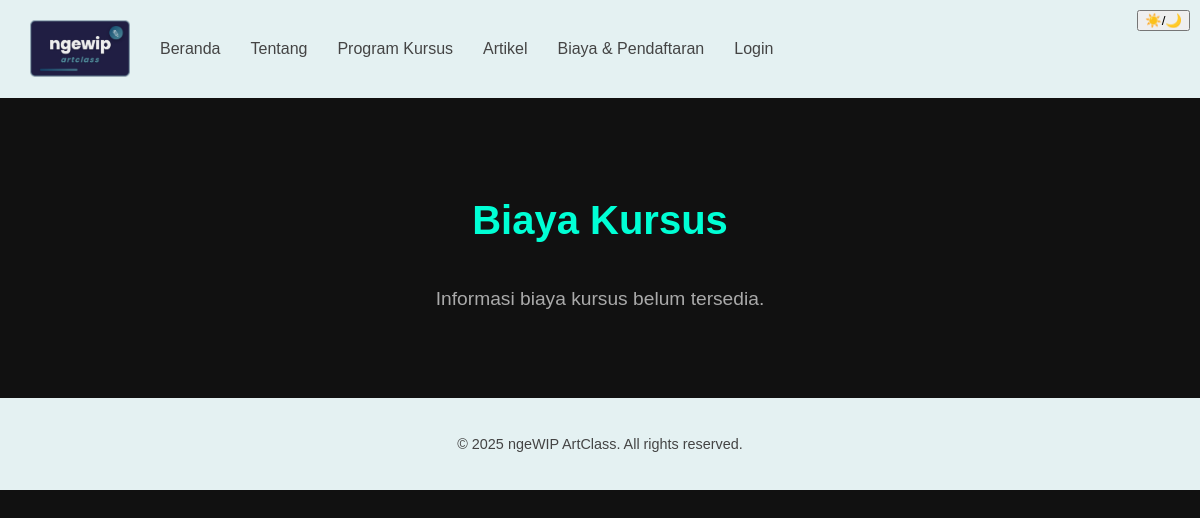
/ngewipArtClass_v2/NGEWIPEA/pages/biaya.php, run on an earlier commit of the app's database.
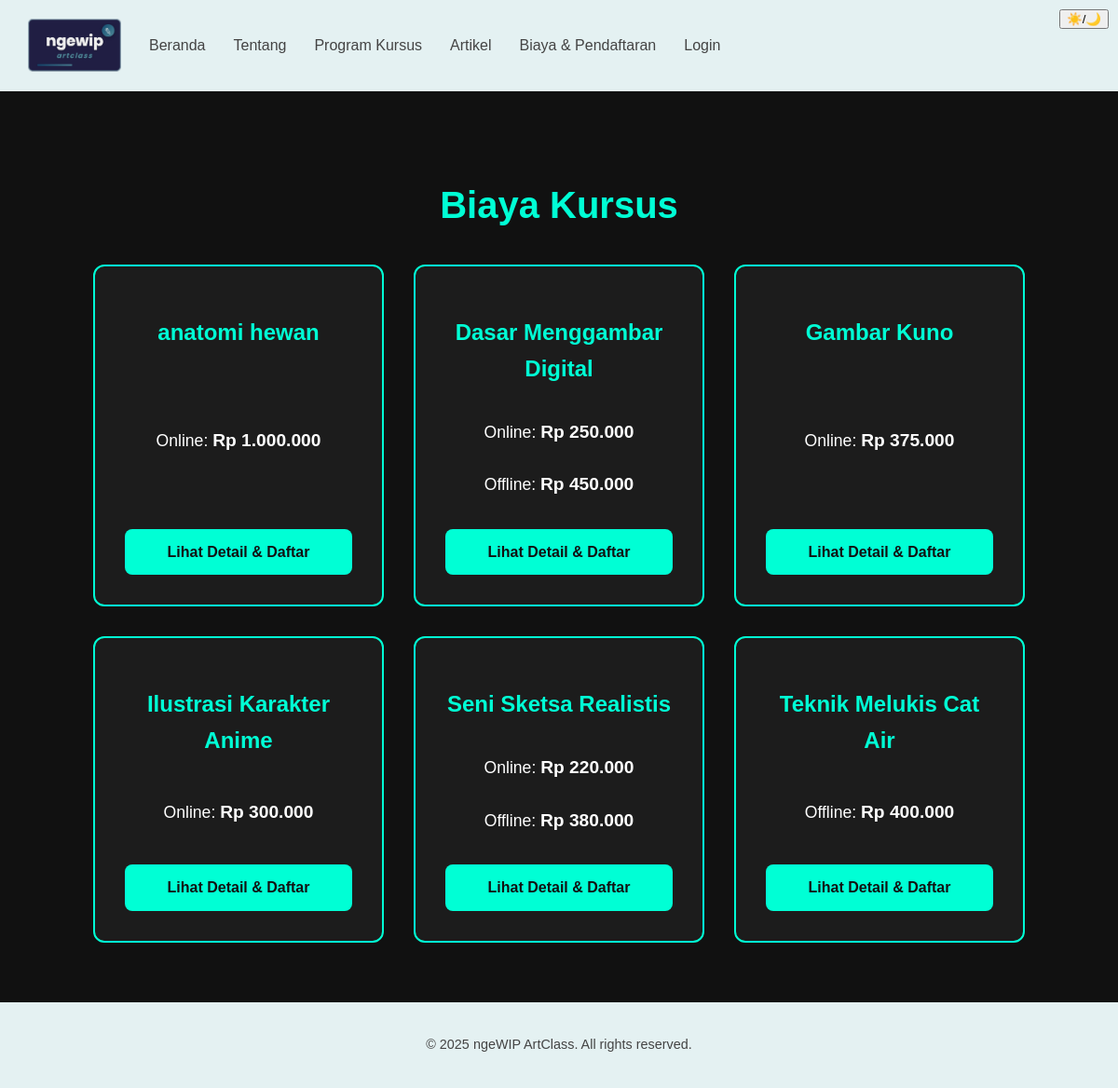
And on a later commit of the database.
### tables this page shows
CREATE TABLE `kelas_seni` (
  `id_kelas` varchar(10) NOT NULL,
  `nama_kelas` varchar(100) NOT NULL,
  `deskripsi_singkat` text DEFAULT NULL,
  `deskripsi_lengkap` text DEFAULT NULL,
  `path_gambar` varchar(255) DEFAULT 'assets/images/kursus/default.png',
  `harga_online` decimal(10,2) DEFAULT NULL,
  `harga_offline` decimal(10,2) DEFAULT NULL,
  `tipe_kelas_tersedia` set('Online','Offline') DEFAULT NULL,
  `id_mentor` varchar(5) DEFAULT NULL
);

### ngewipArtClass_v2/NGEWIPEA/pages/biaya.php (the view, shortened to what this page needs)
<?php
include '../database/db.php';
$query_biaya_kursus = "SELECT id_kelas, nama_kelas, harga_online, harga_offline, tipe_kelas_tersedia
                       FROM kelas_seni
                       WHERE harga_online IS NOT NULL OR harga_offline IS NOT NULL
                       ORDER BY nama_kelas ASC";
$hasil_biaya_kursus = mysqli_query($conn, $query_biaya_kursus);
$daftar_biaya = [];
if ($hasil_biaya_kursus && mysqli_num_rows($hasil_biaya_kursus) > 0) {
    while ($row = mysqli_fetch_assoc($hasil_biaya_kursus)) {
        $daftar_biaya[] = $row;
    }
}
?>
<!DOCTYPE html>
<html lang="id">
<head>
  <link rel="stylesheet" href="../assets/css/style.css">
</head>
<body>
  <button id="modeToggle" style="position: fixed; top: 10px; right: 10px; z-index: 200;">☀️/🌙</button>
  <nav class="navbar">
    <img src="../assets/images/logo.png" alt="Logo" class="logo">
    <ul class="nav-links">
      <li><a href="../guest/index.php">Beranda</a></li> <li><a href="tentang.html">Tentang</a></li> <li><a href="program.php">Program Kursus</a></li>
      <li><a href="artikel.html">Artikel</a></li> <li><a href="biaya.php" class="active">Biaya & Pendaftaran</a></li>
      <?php if (isset($_SESSION['user_id'])): ?>
            <?php
                $dashboard_link = '#';
                $role = $_SESSION['role'] ?? '';
                if ($role === 'admin') $dashboard_link = 'admin/dashboard.php';
                elseif ($role === 'mentor') $dashboard_link = 'mentor/dashboard.php';
                elseif ($role === 'member') $dashboard_link = 'student/dashboard.php';
            ?>
            <li><a href="<?= $dashboard_link ?>">Dashboard</a></li>
            <li><a href="../guest/logout.php">Logout</a></li> <?php else: ?>
            <li><a href="../guest/login.php">Login</a></li> <?php endif; ?>
    </ul>
  </nav>
  <main class="container">
    <h1>Biaya Kursus</h1>
    <?php if (!empty($daftar_biaya)): ?>
        <div class="pricing-grid">
            <?php foreach ($daftar_biaya as $item): ?>
                <div class="pricing-card">
                    <h2><?= htmlspecialchars($item['nama_kelas']); ?></h2>
                    <?php
                    $tipe_tersedia_biaya = explode(',', $item['tipe_kelas_tersedia'] ?? '');
                    if (in_array('Online', $tipe_tersedia_biaya) && !is_null($item['harga_online'])) {
                        echo "<p class='harga-item'>Online: <strong>Rp " . number_format($item['harga_online'], 0, ',', '.') . "</strong></p>";
                    }
                    if (in_array('Offline', $tipe_tersedia_biaya) && !is_null($item['harga_offline'])) {
                        echo "<p class='harga-item'>Offline: <strong>Rp " . number_format($item['harga_offline'], 0, ',', '.') . "</strong></p>";
                    }
                    ?>
                    <a href="detail_kursus.php?id_kursus=<?= htmlspecialchars($item['id_kelas']); ?>" class="btn-daftar-kursus">Lihat Detail & Daftar</a>
                </div>
            <?php endforeach; ?>
        </div>
    <?php else: ?>
        <p class="no-kursus">Informasi biaya kursus belum tersedia.</p>
    <?php endif; ?>
  </main>
  <footer>
    <p>&copy; <?= date("Y") ?> ngeWIP ArtClass. All rights reserved.</p>
  </footer>
</body>
</html>

### ngewipArtClass_v2/NGEWIPEA/assets/css/style.css (style rules this page uses)
:root { --bg-color: #f0f8f9; --text-color: #000; --primary-color: #7EACB5; --card-bg: #ffffff; --card-border: #ccc; --nav-bg: #e4f1f2; --footer-color: #444; }
body { margin: 0; font-family: 'Segoe UI', sans-serif; background-color: var(--bg-color); color: var(--text-color); line-height: 1.6; transition: background 0.3s, color 0.3s; }
.logo { width: 120px; position: absolute; top: 20px; left: 30px; }
footer { text-align: center; padding: 20px; font-size: 0.9rem; background: var(--nav-bg); color: var(--footer-color); }
.navbar { background-color: var(--nav-bg); display: flex; align-items: center; justify-content: space-between; padding: 20px 10%; position: sticky; top: 0; z-index: 100; }
.navbar .logo { width: 100px; }
.navbar .nav-links { list-style: none; display: flex; gap: 30px; }
.navbar .nav-links li a { color: var(--footer-color); text-decoration: none; font-weight: 500; transition: color 0.3s; }

### ngewipArtClass_v2/NGEWIPEA/pages/biaya.php (style rules this page uses)
body { background-color: #111; color: #fff; font-family: Arial, sans-serif; margin: 0; padding: 0; }
.container { padding: 4rem 2rem; max-width: 1000px; margin: 0 auto; }
.container h1 { font-size: 2.5rem; margin-bottom: 2rem; color: #00ffd5; text-align: center; }
.pricing-grid { display: grid; grid-template-columns: repeat(auto-fit, minmax(280px, 1fr)); gap: 2rem; margin-top: 2rem; }
.pricing-card { background-color: #1c1c1c; border: 2px solid #00ffd5; border-radius: 12px; padding: 2rem; text-align: center; transition: transform 0.3s ease; display: flex; flex-direction: column; justify-content: space-between; }
.pricing-card h2 { color: #00ffd5; margin-bottom: 1rem; font-size: 1.5em; }
.pricing-card p.harga-item { font-size: 1.1rem; margin-bottom: 0.5rem; }
.pricing-card p.harga-item strong { font-size: 1.2rem; }
.btn-daftar-kursus { display: inline-block; padding: 0.75rem 1.5rem; background-color: #00ffd5; color: #111; font-weight: bold; border-radius: 8px; text-decoration: none; transition: background-color 0.3s ease; margin-top: 1.5rem; }
.no-kursus { text-align: center; font-size: 1.2em; color: #aaa; }

What changed in the data, as far as the page shows it:
added kelas_seni: nama_kelas "anatomi hewan", harga_online "1.000.000"
added kelas_seni: nama_kelas "Dasar Menggambar Digital", harga_online "250.000", harga_offline "450.000"
added kelas_seni: nama_kelas "Gambar Kuno", harga_online "375.000"
added kelas_seni: nama_kelas "Ilustrasi Karakter Anime", harga_online "300.000"
added kelas_seni: nama_kelas "Seni Sketsa Realistis", harga_online "220.000", harga_offline "380.000"
added kelas_seni: nama_kelas "Teknik Melukis Cat Air", harga_offline "400.000"
Also different on the page:
text no longer shown: "Informasi biaya kursus belum tersedia."
